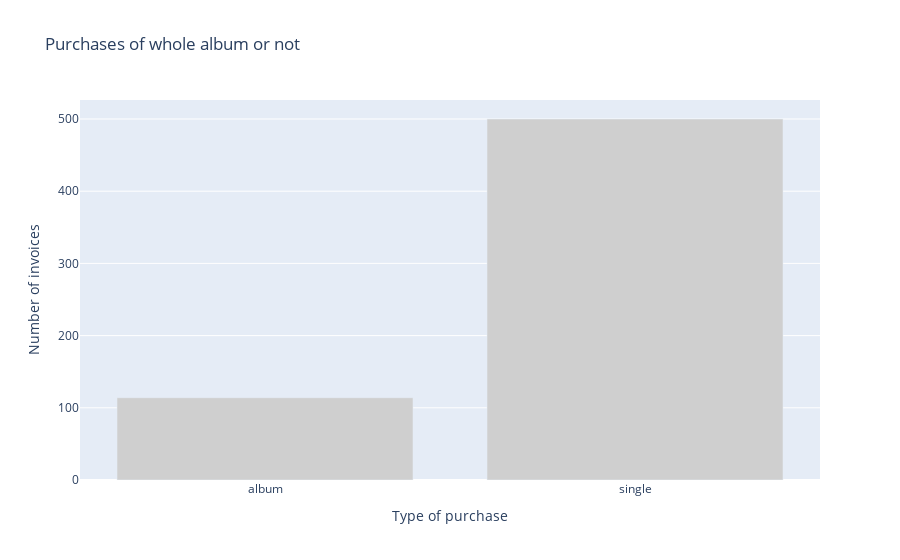

This figure's notebook cell:
### Code cell
query = """WITH 
    /* Total number of invoices */
    invoice_count AS (SELECT COUNT(invoice.invoice_id) AS num_invoices
                         FROM invoice),


    album_or_not AS (
        
        /* For each invoice purchase in main query, Compare the existance of all tracks belonged to an invoice (i1)
          to all tracks belonged to an album (a1) --> Figure out customer as i1 purchase whole album or not 
          (NOTE) "a1" and "i1" are in same row of main query*/
     
        SELECT i.invoice_id,
           CASE WHEN (
                       SELECT invoice_line.track_id
                         FROM invoice 
                              INNER JOIN invoice_line 
                                 ON invoice_line.invoice_id = invoice.invoice_id 
                        WHERE invoice.invoice_id = i.invoice_id

                       EXCEPT 

                       SELECT track.track_id
                         FROM album 
                              INNER JOIN track
                                 ON track.album_id = album.album_id 
                        WHERE album.album_id = a.album_id) IS NULL

                      AND 

                      (SELECT track.track_id 
                         FROM album 
                              INNER JOIN track
                                 ON track.album_id = album.album_id
                        WHERE album.album_id = a.album_id

                       EXCEPT 

                       SELECT invoice_line.track_id 
                         FROM invoice 
                              INNER JOIN invoice_line
                                 ON invoice_line.invoice_id = i.invoice_id) IS NULL THEN 'album'
                                                                                    ELSE 'single'
           END AS album_or_not, 
            /* "album_or_not" col represents each invoice purchases a whole album or single */
           SUM(il.unit_price) AS invoice_total
      FROM invoice AS i 
           INNER JOIN invoice_line AS il
              ON il.invoice_id = i.invoice_id

           INNER JOIN track AS t
                 ON t.track_id = il.track_id

           INNER JOIN album AS a 
              ON a.album_id = t.album_id
     GROUP BY i.invoice_id
)
    
SELECT 
    aon.album_or_not AS "Type of purchase",
    COUNT(aon.invoice_id) AS "Number of invoices",
    ROUND(COUNT(aon.invoice_id) / CAST((SELECT COUNT(invoice.invoice_id)
                                          FROM invoice) AS FLOAT), 2) AS "Percentage of invoices",
    ROUND(SUM(aon.invoice_total), 2) AS "Total sales"
FROM album_or_not aon
GROUP BY aon.album_or_not"""

# Connect to database
data = sqlite3.connect("chinook.db")
# Transform query result to dataframe
data = pd.read_sql_query(query, data)

# Use bar chart to visualize
fig = px.bar(data_frame=data, x="Type of purchase",
            y="Number of invoices", title="Purchases of whole album or not")
fig.update_traces(marker_color="rgb(207,207,207)")
fig.show()

### Figure 1 — Plotly figure (JSON) as saved in the notebook; plotly's stock layout.template omitted (floating-point values rounded to 4 significant figures)
{"data": [{"alignmentgroup": "True", "hovertemplate": "Type of purchase=%{x}<br>Number of invoices=%{y}<extra></extra>", "legendgroup": "", "marker": {"color": "rgb(207,207,207)"}, "name": "", "offsetgroup": "", "orientation": "v", "showlegend": false, "textposition": "auto", "type": "bar", "x": ["album", "single"], "xaxis": "x", "y": [114, 500], "yaxis": "y"}], "layout": {"barmode": "relative", "legend": {"tracegroupgap": 0}, "title": {"text": "Purchases of whole album or not"}, "xaxis": {"anchor": "y", "domain": [0, 1], "title": {"text": "Type of purchase"}}, "yaxis": {"anchor": "x", "domain": [0, 1], "title": {"text": "Number of invoices"}}}}
